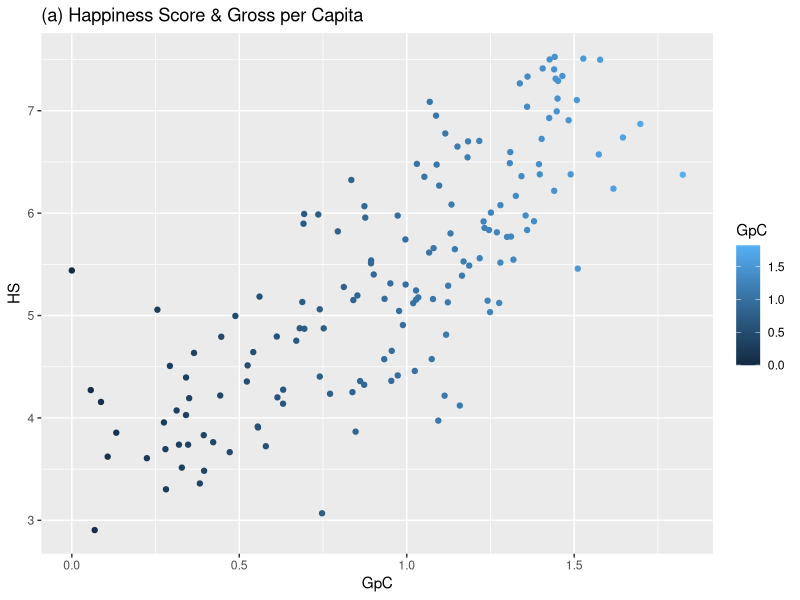
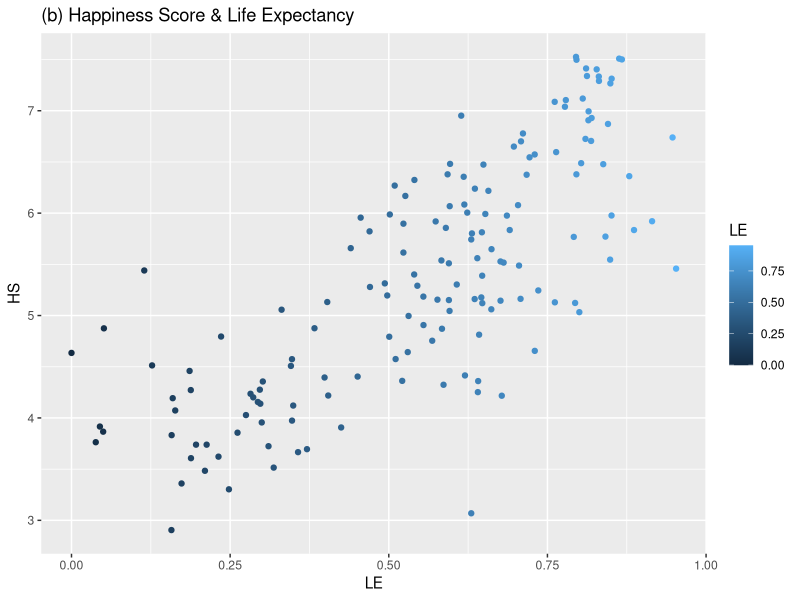
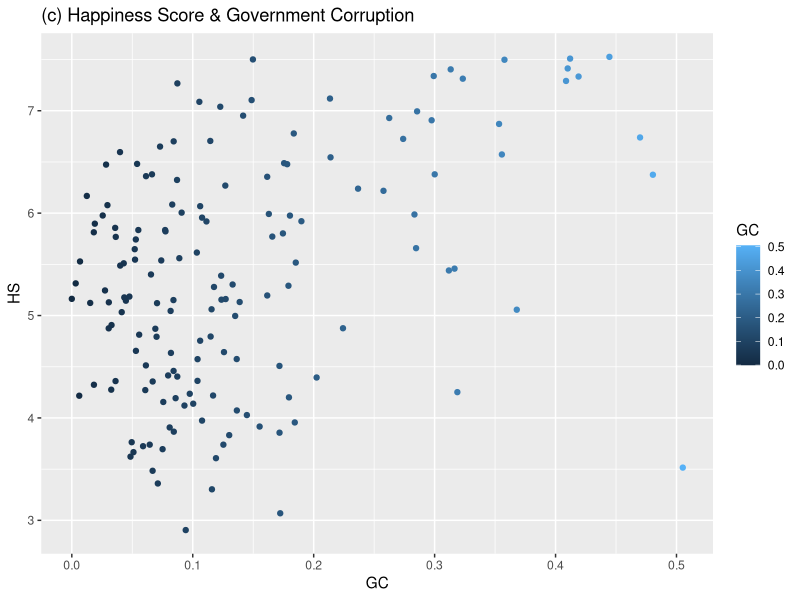

R code for these plots, in order:
## ---- chunk 1
knitr::opts_chunk$set(echo = TRUE)
## ---- chunk 2
library(knitr)
#\usepackage{mathtools}
## ---- chunk 3
# Loading the dataframe
df <- read.csv("2016_clean.csv")
head(df)
attach(df)
## ---- chunk 4
library(ggplot2)

require(gridExtra)
a <- ggplot(df, aes(x = GpC, y = HS)) + 
  geom_point(aes(color = GpC)) + xlab("GpC") + 
  ggtitle("(a) Happiness Score & Gross per Capita")
b <- ggplot(df, aes(x = LE, y = HS)) + 
  geom_point(aes(color = LE)) + xlab("LE") + 
  ggtitle("(b) Happiness Score & Life Expectancy")
c <- ggplot(df, aes(x = GC, y = HS)) + 
  geom_point(aes(color = GC)) + xlab("GC") + 
  ggtitle("(c) Happiness Score & Government Corruption")

a
b
c


#Solución del problema
model <- lm(formula =  HS ~ GpC + LE + GC, data = df)
model
summary(model)
## ---- chunk 5

## ---- chunk 6

## ---- chunk 7

## ---- chunk 8

## ---- chunk 9

## ---- chunk 10

